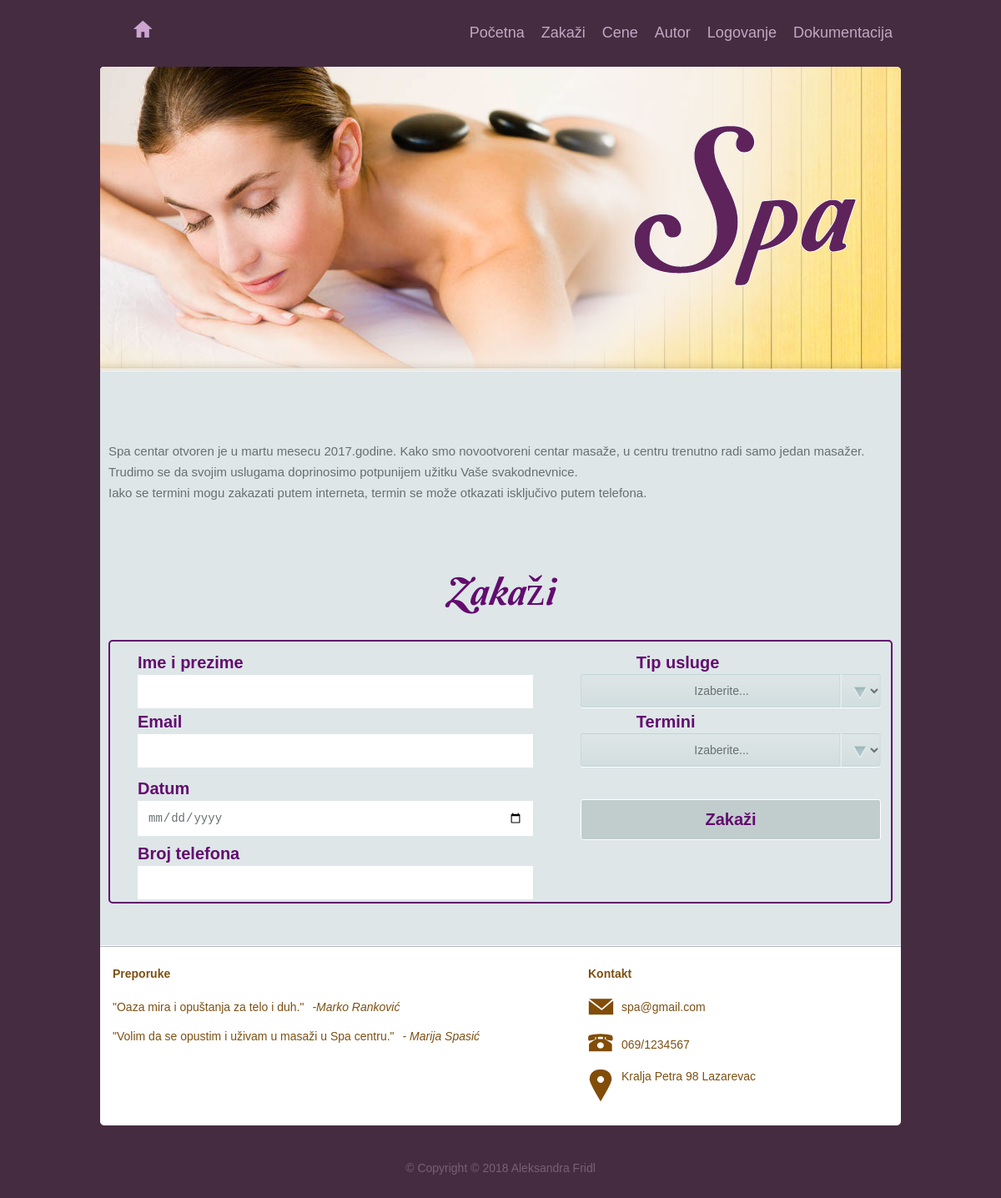
The page /index.php?page=zakazi on the database its author committed.
### tables this page shows
CREATE TABLE `meni` (
  `id_meni` int(50) NOT NULL,
  `naziv_meni` varchar(255) NOT NULL,
  `korisnik_meni` int(50) NOT NULL,
  `admin_meni` int(50) NOT NULL,
  `posetioc_meni` int(50) NOT NULL,
  `link` varchar(255) NOT NULL
);

### views/zakazi.php (the view, shortened to what this page needs)
<div id="body"> <a id="logo" href="index.html"><img src="images/logo.gif" width="272" height="201" alt="spa" title="spa"></a>
    <div class="content">
        <h3 id="oNama"></h3>
        <p>Spa centar otvoren je u martu mesecu 2017.godine. Kako smo novootvoreni centar masaže,  u centru trenutno radi samo jedan masažer. Trudimo se da svojim uslugama doprinosimo potpunijem užitku Vaše svakodnevnice. </p>
        <p>Iako se termini mogu zakazati putem interneta, termin se može otkazati isključivo putem telefona. </p></br></br></br>
        <h3>Zakaži</h3>
        <form method="POST" action="php/zakazi.php">
            <table class="section">
                <tr>
                    <td>
                        <label for="name"> <span>Ime i prezime</span>
                            <input type="text" id="tbImePrezime" name="tbImePrezime" required="true"/>
                        </label>
                    </td>
                    <td class="even">
                        <label for="service"> <span>Tip usluge</span>
                            <select id="ddlTipUsluga" name="ddlTipUsluga" required="true">
                                <option value="0">Izaberite...</option>
                            </select>
                        </label>
                    </td>
                </tr>
                <tr>
                    <td>
                        <label for="email" required="true"> <span>Email </span></br>
                            <input type="text" id="email" name="email"/>
                        </label>
                    </td>
                    <td class="even">
                        <label for="datetime"> <span>Termini</span>
                            <select id="ddlTermin" name="ddlTermin" required="true">
                                <option value="0">Izaberite...</option>
                            </select>
                        </label>
                    </td>
                </tr>
                <tr>
                    <td><input type="hidden" id="hbTermin" name="hbTermin" required="true"/></td>
                </tr>
                <tr>
                    <td>
                        <label for="date"> <span>Datum</span>
                            <input type="date" id="btnDatum" name="btnDatum" required="true"/>
                        </label>
                    </td>
                    <td class="even">
                        <label for="name">
                            <input type="submit" id="btnZakazi" name="btnZakazi" value="Zakaži" min="50px"/>
                        </label>
                    </td>
                </tr>
                <tr>
                    <td>
                        <label for="phone"> <span>Broj telefona</span>
                            <input type="text" id="tbBrTel" name="tbBrTel" required="true"/>
                        </label>
                    </td>
                </tr>
            </table>
        </form>
    </div>
</div>

### views/nav.php (shortened to what this page needs)
<body>
    <div id="page">
        <div id="header">
            <ul class="section">
                <li><a class="home" href="index.php?page=spaIndex">&nbsp;</a></li>
            </ul>
            <ul class="navigation">
                <?php
                if (!isset($_SESSION['korisnik'])):
                    $upit = "SELECT * FROM meni WHERE posetioc_meni=1";
                    $upit = $konekcija->query($upit);
                    $rezultat = $upit->fetchAll();
                    foreach ($rezultat as $rez):
                        if ($rez->link == "cene"):
                            ?>
                            <li><a href="index.php?page=<?= $rez->link ?>&id=1"><?= $rez->naziv_meni ?></a></li>
                            <?php
                        else:
                            ?>
                            <li><a href="index.php?page=<?= $rez->link ?>"><?= $rez->naziv_meni ?></a></li>
                        <?php
                        endif;
                    endforeach;
                    ?>
                    <li><a href="index.php?page=logovanje">Logovanje</a></li>
                    <li><a href="doc/DokumentacijaSpa.pdf">Dokumentacija</a></li>
                <?php endif; ?>
            </ul>
        </div>

### css/style.css (style rules this page uses)
body { margin:0; padding:0; font-family: Arial, Verdana, Helvetica, sans-serif; font-size: 14px; line-height: 25px; background-color:#452c41; }
#page { width:960px; margin:0 auto; color: #c2a8c3; }
#page #header { height:80px; width:960px; overflow:hidden; }
#page #header ul.section { height:0 auto; overflow:hidden; list-style-type:none; width:100px; }
#page #header ul.section li { float:left; }
#page #header ul.section li a { text-decoration:none; margin:10px 5px 0 0; }
#page #header ul.section li a.home { background: url("../images/icon.gif"); background-position: 0 -278px; width: 23px; height: 21px; display:block; width:30px; height:21px; }
#page #header ul.navigation { overflow:hidden; height:0 auto; float:right; list-style-type:none; margin-top:-60px; }
#page #header ul.navigation li { float:left; padding:0 10px; height:80px; line-height:80px; }
#page #header ul.navigation li a { text-decoration:none; color:#c2a8c3; font-size:18px; }
#page #body { background: url("../images/bg-page.jpg"); background-position: center top; background-repeat:no-repeat; background-color:#dee6e8; width:960px; padding-top:140px; overflow:hidden; }
#page #body a#logo { position:relative; top:-75px; left:635px; text-decoration:none; }
#page #body a#logo img { border:0; }
#page #body .content { background: url("../images/bg-content-top.jpg"); background-repeat:no-repeat; background-position:-top center; background-color:#dee6e8; color:#630C6f; padding: 20px 10px 0px 10px; width: 940px; border-style: solid; border-bottom: thin solid #FFFFFF; border-width: thin 0 1px; border-top:none; }
#page #body .content h3 { width:940px; height:79px; margin:0 auto; line-height:70px; text-align:center; font-family:Arial; font-size:50px; color:#630c6f; font-family: 'Conv_Amperzand'; font-weight:normal; }
#page #body .content table.section { width:940px; margin-bottom:50px; }
#page #body .content table.section td { width:470px; }
#page #body .content table.section td.even { text-align:right; padding-right:10px; width:60px; }
#page #body .content table.section td select { background: url("../images/input2.gif"); background-position: center; background-repeat:no-repeat; width:360px; border:0; padding:12px 15px 12px 5px; overflow:hidden; -webkit-appeareance: none; text-overflow: ellipsis; color: #676F71; text-align:center; font-size:14px; }
#page #body .content table.section td input { background-position: center; background-repeat:no-repeat; width:450px; border:0; padding:12px; color: #676F71; font-size:14px; }
#page #body .content table.section td #btnZakazi { background-position: center; background-repeat:no-repeat; width:360px; height:42px; border:0; margin-top:30px; color:#630C6F; font-weight:bold; font-size:20px; background-color:#C1CDCD; border:1px solid white; border-radius:3px; }
#page #body .content table #btnZakazi { padding-bottom:35px; }
#page #body .content table.section td.even span { color: #630C6F; font-weight:bold; float:left; padding-left:90px; }
#page #body .content table.section td span { color: #630C6F; font-weight:bold; font-size:20px; }
#page #body .content p { color: #676F71; margin: 0; padding: 0 10px 0 0; font-size:15px; }
#page #body .content table tr td { color: #630C6F; }
#page #body .content form .section { border: 2px solid #630C6F; border-radius: 5px; margin-top:10px; padding-top:10px; padding-left:30px; }

### rows shown on the page
meni: naziv_meni "Početna"
meni: naziv_meni "Zakaži"
meni: naziv_meni "Cene"
meni: naziv_meni "Autor"
